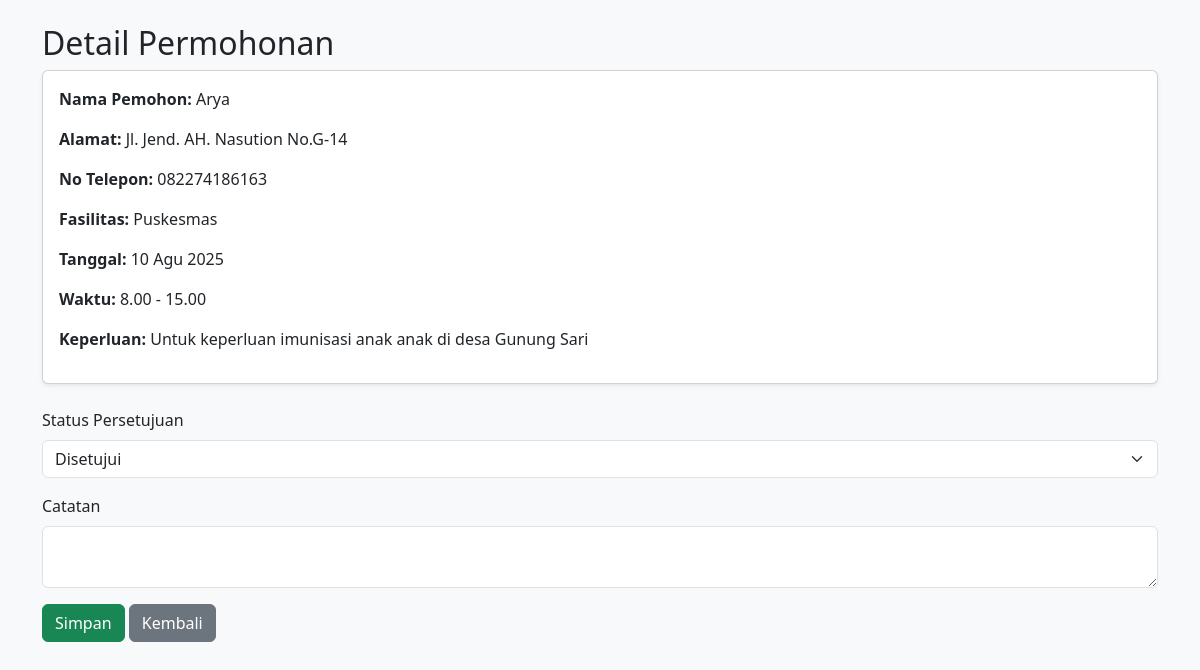
Screenshot of /persetujuan/1/ with the database file from the repository.
### kegiatan/models.py (models this page shows, shortened)
class PermohonanPeminjaman(models.Model):
    STATUS_CHOICES = [
        ('menunggu', 'Menunggu'),
        ('disetujui', 'Disetujui'),
        ('ditolak', 'Ditolak'),
    ]
    nama_pemohon = models.CharField(max_length=255)
    alamat = models.CharField(max_length=500)
    no_telepon = models.CharField(max_length=20)
    email_pemohon = models.EmailField()
    fasilitas_dipinjam = models.CharField(max_length=100)
    tanggal_peminjaman = models.DateField()
    waktu_mulai = models.TimeField()
    waktu_selesai = models.TimeField()
    keperluan = models.TextField()
    tanggal_pengajuan = models.DateTimeField(auto_now_add=True)
    status = models.CharField(max_length=20, choices=STATUS_CHOICES, default='menunggu')
    catatan = models.TextField(blank=True, null=True)

### kegiatan/views.py (the view, shortened to what this page needs)
# urls.py: path("persetujuan/<int:pk>/", views.persetujuan_detail, name="persetujuan_detail"),
def persetujuan_detail(request, pk):
    permohonan = get_object_or_404(PermohonanPeminjaman, pk=pk)
    return render(request, "persetujuan_detail.html", {"permohonan": permohonan})

### kegiatan/templates/persetujuan_detail.html (shortened to what this page needs)
<!DOCTYPE html>
<html lang="id">
<head>
    <link href="https://cdn.jsdelivr.net/npm/bootstrap@5.3.3/dist/css/bootstrap.min.css" rel="stylesheet">
</head>
<body class="bg-light">
<div class="container mt-4 mb-5">
    <h2>Detail Permohonan</h2>
    <div class="card p-3 shadow-sm">
        <p><strong>Nama Pemohon:</strong> {{ permohonan.nama_pemohon }}</p>
        <p><strong>Alamat:</strong> {{ permohonan.alamat }}</p>
        <p><strong>No Telepon:</strong> {{ permohonan.no_telepon }}</p>
        <p><strong>Fasilitas:</strong> {{ permohonan.fasilitas_dipinjam }}</p>
        <p><strong>Tanggal:</strong> {{ permohonan.tanggal_peminjaman }}</p>
        <p><strong>Waktu:</strong> {{ permohonan.waktu_mulai }} - {{ permohonan.waktu_selesai }}</p>
        <p><strong>Keperluan:</strong> {{ permohonan.keperluan }}</p>
    </div>
    <form method="post" class="mt-4">
        <div class="mb-3">
            <label class="form-label">Status Persetujuan</label>
            <select name="status" class="form-select">
                <option value="disetujui">Disetujui</option>
            </select>
        </div>
        <div class="mb-3">
            <label class="form-label">Catatan</label>
            <textarea name="catatan" class="form-control"></textarea>
        </div>
        <button type="submit" class="btn btn-success">Simpan</button>
        <a href="{% url 'daftar_persetujuan' %}" class="btn btn-secondary">Kembali</a>
    </form>
</div>
</body>
</html>

### rows the page displays
PermohonanPeminjaman: nama_pemohon "Arya", alamat "Jl. Jend. AH. Nasution No.G-14", no_telepon "082274186163", fasilitas_dipinjam "Puskesmas", tanggal_peminjaman "10 Agu 2025", waktu_mulai "8.00", waktu_selesai "15.00", keperluan "Untuk keperluan imunisasi anak anak di desa Gunung Sari"
